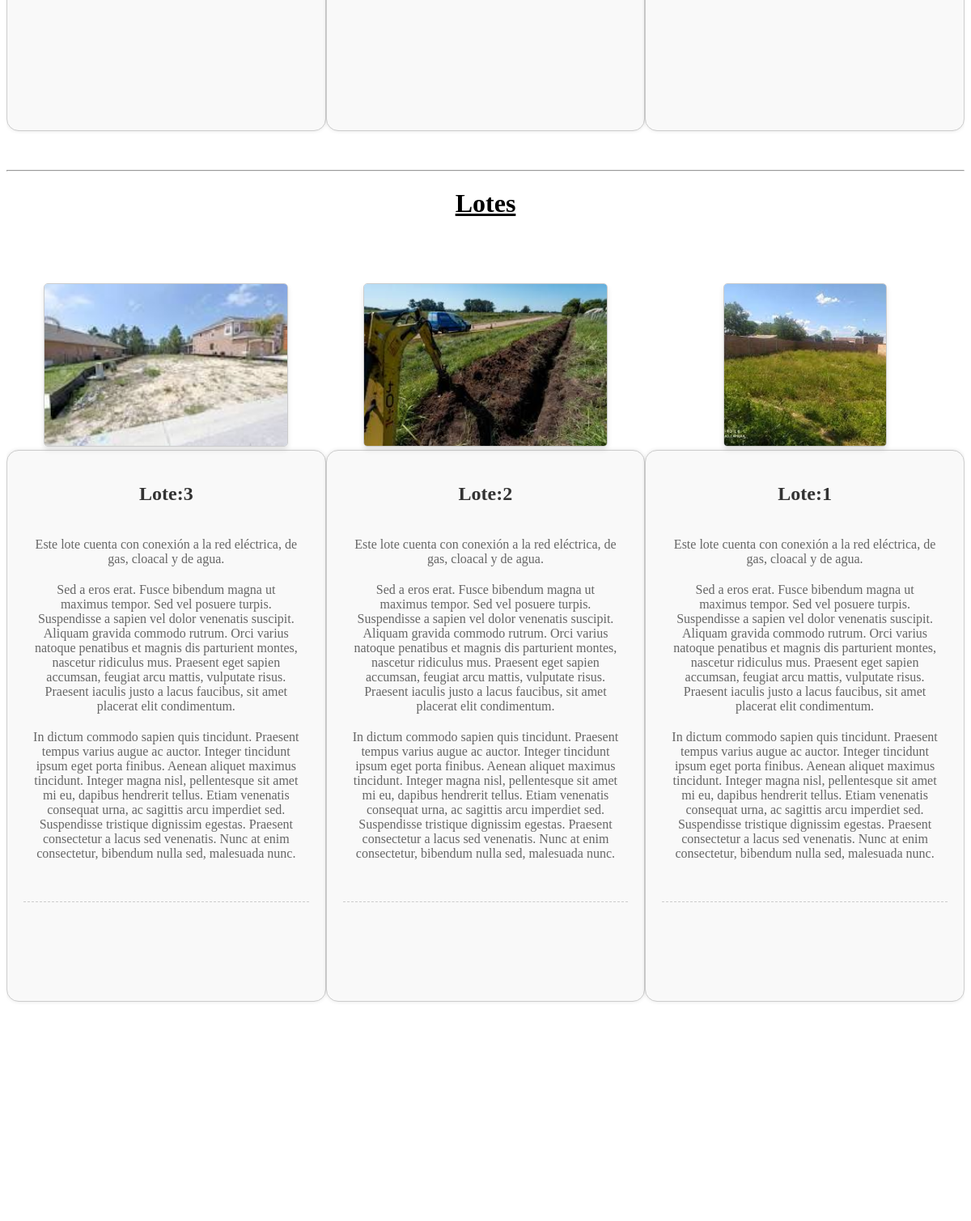
Page /home/ (middle part) on the earlier database version.
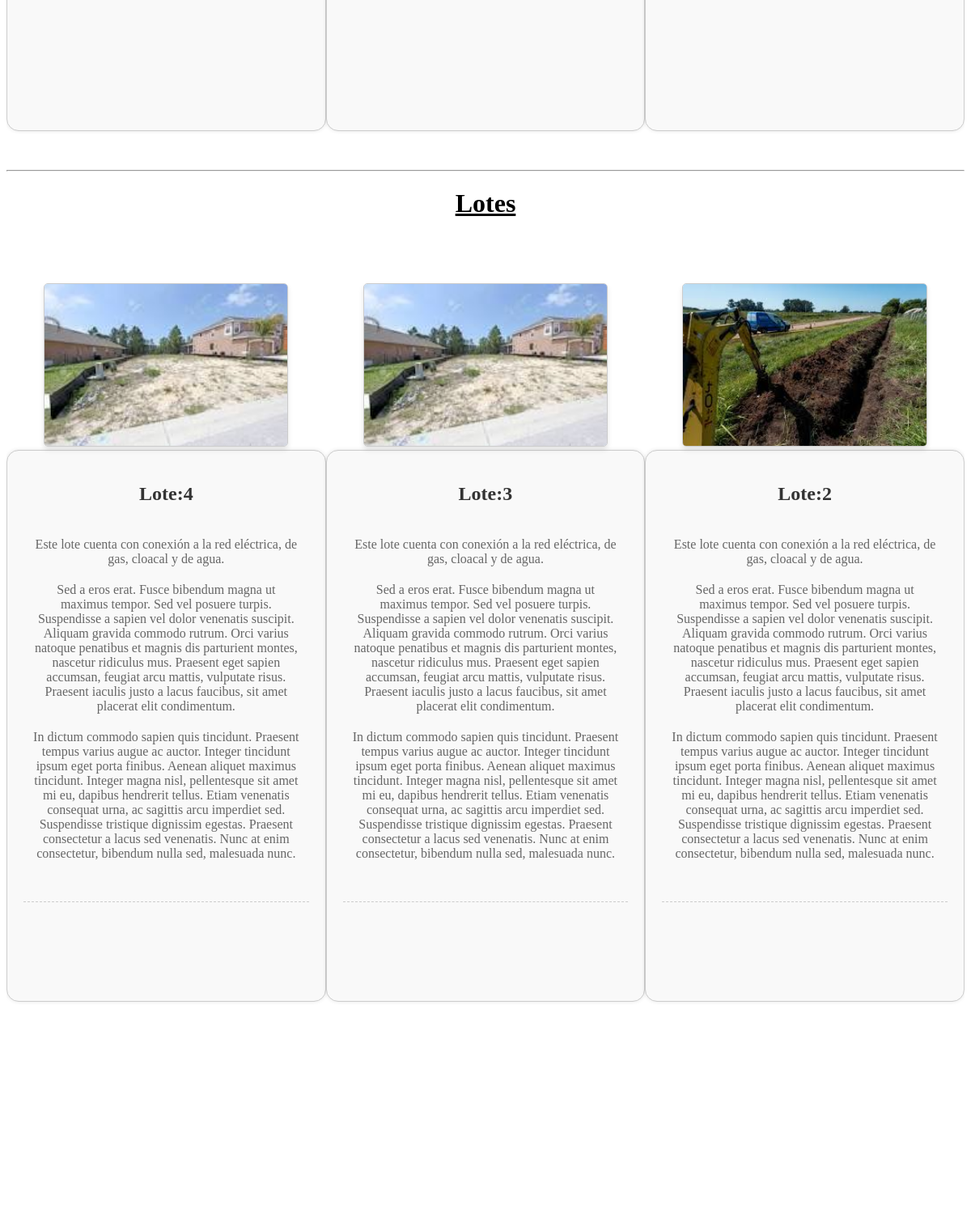
Same page on the later database version.
### Loteos/models.py (models this page shows, shortened)
class Lote (models.Model):
        id_lote = models.IntegerField(
        primary_key=True,
        validators=[MaxValueValidator(limit_value=102)],
        verbose_name="id_lote"
    )
        content=RichTextField (verbose_name="Contenido")
        image= models.ImageField(default='Null' , verbose_name="Imagen",upload_to='loteos' )
        user = models.ForeignKey(User,editable=True, verbose_name="Usuario" , on_delete=models.CASCADE)
        public= models.BooleanField(verbose_name="Publicado?")
        created_at = models.DateTimeField(auto_now_add=True , verbose_name="Creado el")
        updated_at = models.DateTimeField(auto_now=True , verbose_name="Editado el")
        class Meta:
            verbose_name = 'Lote'
            verbose_name_plural = 'Lotes'
            ordering = ['-created_at']

### Home/views.py (the view)
# urls.py: 2. Add a URL to urlpatterns:  path('', views.home, name='home')
def home (request):
    obras=Obra.objects.all()
    paginacion=Paginator(obras,3)
    page = request.GET.get('page')
    page_obras= paginacion.get_page(page)
    lotes=Lote.objects.all()
    paginacion=Paginator(lotes,3)
    page = request.GET.get('page')
    page_lotes= paginacion.get_page(page)
    return render(request, "home.html",{
        'title':'Innovación que Construye Futuros',
        'obras':page_obras,
        'lotes': page_lotes
    })

### Obras/models.py (called while the page is built)
    def __str__(self):
        return self.name

### Home/templates/home.html (shortened to what this page needs)
{% extends 'layouts.html' %}
{% load static %}
{% block content%}
    <article class="obras_home">
    {% for obra in obras %}
    {% if obra.public == True %}
        <article class="obra-item">
            <div class="data">
            </div>
        </article>
    {% endif %}
    {% endfor %}
</article>
<hr class="separador">
<h1 class="titulo_articulos">Lotes</h1>
<article class="lotes_home">
        {% for lote in lotes %}
        {% if lote.public == True%}
            <article class="lote-item">
                {% if lote.image.url %}
                    <div class="image">
                        <img src="{{ lote.image.url }}" alt="Imagen">
                    </div>
                {% endif %}
                <div class="data">
                    <h2>Lote:{{ lote.id_lote }}</h2>
                    <p>{{ lote.content | safe }}</p>
                    <hr class="separador">
                </div>
            </article>
        {% endif %}
    {% endfor %}
    </article>
{% endblock%}

### Home/templates/layouts.html (shortened to what this page needs)
<!DOCTYPE html>
<html>
<head>
    {% load static %}
    <link rel="stylesheet" type="text/css" href="{% static 'css/styles.css' %}">
    <link href="https://cdn.jsdelivr.net/npm/remixicon@2.5.0/fonts/remixicon.css" rel="stylesheet">
</head>
<body>
<div class="white-block">
    {% block content%}
    {% endblock %}
</div>
</body>
</html>

### Home/static/css/styles.css (style rules this page uses)
.data { background-color: #f9f9f9; border: 1px solid #ccc; border-radius: 15px; padding: 20px; margin-bottom: 20px; box-shadow: 0px 0px 5px rgba(0, 0, 0, 0.1); height: 80vh; }
.data h2 { font-size: 24px; margin-bottom: 10px; color: #333; }
.data p { font-size: 16px; margin-bottom: 10px; color: #666; }
.data hr.separador { margin: 20px 0; border: none; border-top: 1px dashed #ccc; }
.data { border: 1px solid #ccc; border-radius: 15px; padding: 20px; margin-bottom: 20px; box-shadow: 0px 0px 5px rgba(0, 0, 0, 0.1); }
.data p { background-color: #f9f9f9; padding: 10px; margin: 0; }
.white-block { background-color: rgb(255, 255, 255); padding-bottom: 2000px; }
.obra-item { max-width: 33.33%; margin: 0 auto; margin-bottom: 20px; text-align: center; box-sizing: border-box; float: left; width: 33.33%; }
.obras_home { width: 100%; overflow: hidden; }
.separador { color: #1B1E1F; }
.titulo_articulos { text-align:center; font-size:xx-large; text-decoration: underline; margin-bottom: 80px; }
.lote-item { max-width: 33.33%; margin: 0 auto; margin-bottom: 20px; text-align: center; box-sizing: border-box; float: left; width: 33.33%; }
.lote-item .image { display: inline-block; }
.lote-item img { width: auto; height: 200px; border: 1px solid #ccc; box-shadow: 0 4px 6px rgba(0, 0, 0, 0.1); border-radius: 5px; }
.lotes_home { width: 100%; overflow: hidden; }
.lote-item p { background-color: #f9f9f9; padding: 10px; margin: 0; }

Differences in the rows shown:
no longer on this page (row unchanged): Lote: image (picture), id_lote "1", content "Este lote cuenta con conexión a la red eléctrica, de gas, cloacal y de agua. Sed a eros erat. Fusce bibendum magna ut maximus tempor. Sed vel posuere turpis. Suspendisse a sapien vel dolor venenatis suscipit. Aliquam gravida commodo rutrum. Orci varius natoque penatibus et magnis dis parturient montes, nascetur ridiculus mus. Praesent eget sapien accumsan, feugiat arcu mattis, vulputate risus. Praesent iaculis justo a lacus faucibus, sit amet placerat elit condimentum. In dictum commodo sapien quis tincidunt. Praesent tempus varius augue ac auctor. Integer tincidunt ipsum eget porta finibus. Aenean aliquet maximus tincidunt. Integer magna nisl, pellentesque sit amet mi eu, dapibus hendrerit…"
added Lote: image (picture), id_lote "4", content "Este lote cuenta con conexión a la red eléctrica, de gas, cloacal y de agua. Sed a eros erat. Fusce bibendum magna ut maximus tempor. Sed vel posuere turpis. Suspendisse a sapien vel dolor venenatis suscipit. Aliquam gravida commodo rutrum. Orci varius natoque penatibus et magnis dis parturient montes, nascetur ridiculus mus. Praesent eget sapien accumsan, feugiat arcu mattis, vulputate risus. Praesent iaculis justo a lacus faucibus, sit amet placerat elit condimentum. In dictum commodo sapien quis tincidunt. Praesent tempus varius augue ac auctor. Integer tincidunt ipsum eget porta finibus. Aenean aliquet maximus tincidunt. Integer magna nisl, pellentesque sit amet mi eu, dapibus hendrerit…"
